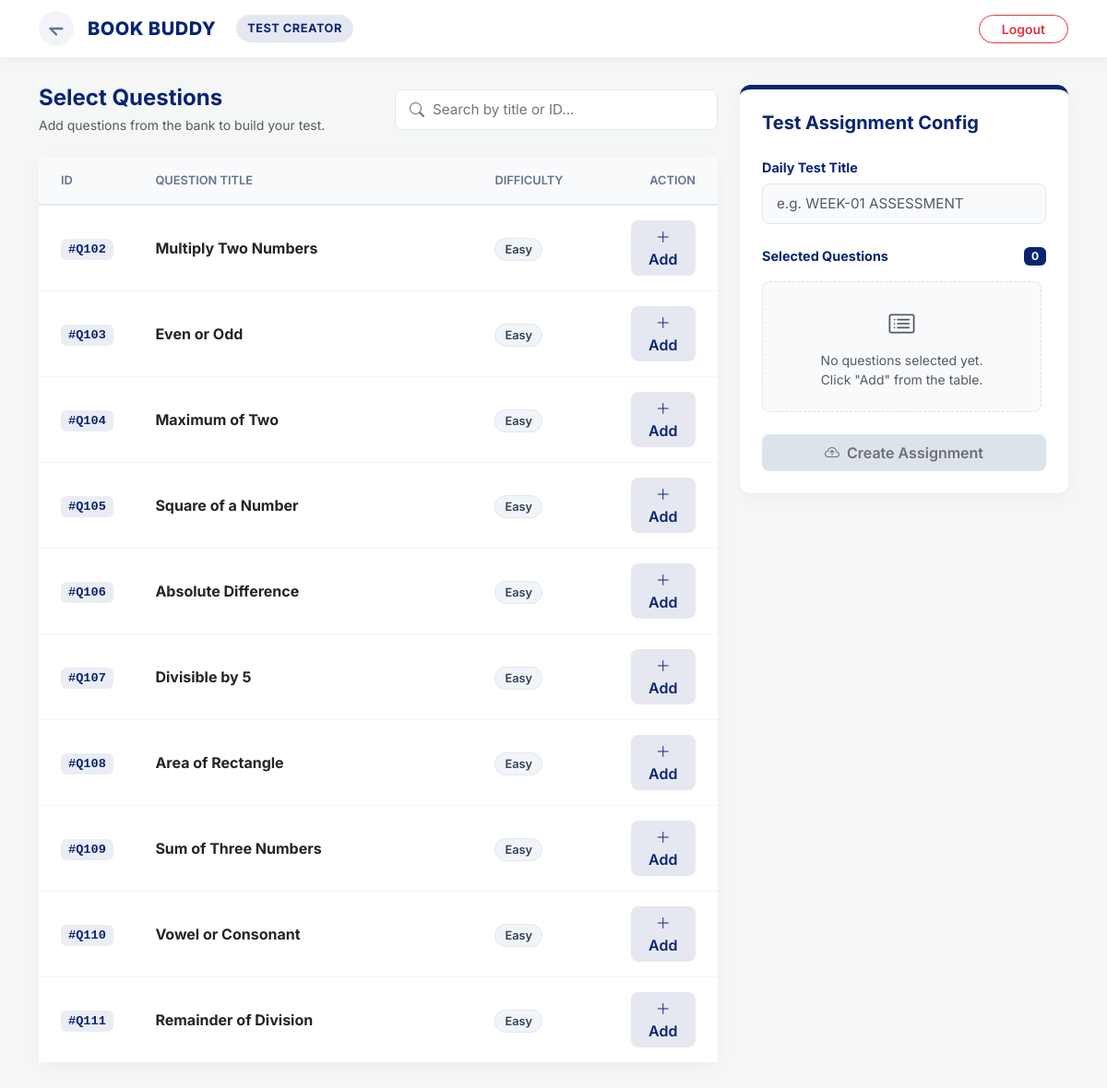
The app's page /create_test with its own data.
### app.py (models this page shows)
class Question(db.Model):
    id = db.Column(db.Integer, primary_key=True)
    question_id = db.Column(db.String(20))
    title = db.Column(db.String(200))
    description = db.Column(db.Text)
    input_format = db.Column(db.Text)
    output_format = db.Column(db.Text)
    constraints = db.Column(db.Text)
    explanation = db.Column(db.Text)
    difficulty = db.Column(db.String(20))
    test_cases = db.relationship('TestCase', backref='question', lazy=True, cascade='all, delete-orphan')

### app.py (the view)
@app.route('/create_test', methods=['GET', 'POST'])
def create_test():
    return render_template('create_test.html', questions=Question.query.all(), tests=Testmaintain.query.all())

### app.py (called while the page is built)
def ist_now():
    return datetime.now(IST_TZ).replace(tzinfo=None)

@app.context_processor
def inject_now():
    return {'now': ist_now()}

### templates/create_test.html (shortened to what this page needs)
<!DOCTYPE html>
<html lang="en">
<head>
    <link href="https://cdn.jsdelivr.net/npm/bootstrap@5.3.0/dist/css/bootstrap.min.css" rel="stylesheet">
    <link rel="stylesheet" href="https://cdn.jsdelivr.net/npm/bootstrap-icons@1.11.1/font/bootstrap-icons.css">
</head>
<body>
    <nav class="navbar sticky-top">
        <div class="container d-flex justify-content-between align-items-center">
            <div class="d-flex align-items-center">
                <a href="/admin" class="back-link" title="Back to Dashboard">
                    <svg width="22" height="22" viewBox="0 0 24 24" fill="none" stroke="currentColor" stroke-width="2.5" stroke-linecap="round" stroke-linejoin="round">
                        <line x1="19" y1="12" x2="5" y2="12"></line>
                        <polyline points="12 19 5 12 5"></polyline>
                    </svg>
                </a>
                <a class="brand-wrapper" href="/admin">
                    <h2 class="brand-name d-none d-sm-block">BOOK BUDDY</h2>
                    <span class="admin-badge d-none d-md-inline-block">TEST CREATOR</span>
                </a>
            </div>
            <div class="ms-auto">
                <a href="/logout" class="btn btn-outline-danger btn-sm px-4 rounded-pill fw-semibold">Logout</a>
            </div>
        </div>
    </nav>
    <main class="container">
        <div class="row g-4">
            <div class="col-lg-8">
                <div class="d-flex flex-column flex-md-row justify-content-between align-items-md-center mb-4 gap-3">
                    <div>
                        <h2 class="h4 mb-1 fw-bold" style="color: var(--brand-navy);">Select Questions</h2>
                        <p class="text-muted small mb-0">Add questions from the bank to build your test.</p>
                    </div>
                    <div class="search-wrapper">
                        <i class="bi bi-search"></i>
                        <input type="text" id="QuestionSearch" placeholder="Search by title or ID..." onkeyup="filterTable()">
                    </div>
                </div>
                <div class="card">
                    <div class="table-responsive">
                        <table id="question_table" class="table align-middle mb-0">
                            <thead>
                                <tr>
                                    <th class="ps-4" style="width: 15%;">ID</th>
                                    <th style="width: 50%;">Question Title</th>
                                    <th style="width: 20%;">Difficulty</th>
                                    <th class="text-end pe-4" style="width: 15%;">Action</th>
                                </tr>
                            </thead>
                            <tbody>
                                {% for q in questions %}
                                <tr>
                                    <td class="ps-4">
                                        <span class="ref-tag">#{{ q.question_id }}</span>
                                    </td>
                                    <td>
                                        <span class="fw-bold text-dark">{{ q.title }}</span>
                                    </td>
                                    <td>
                                        <span class="diff-badge">{{ q.difficulty|default('Easy') }}</span>
                                    </td>
                                    <td class="text-end pe-4">
                                        <button type="button" id="add-btn-{{ q.id }}" class="btn-add" onclick="addToQueue('{{ q.id }}', '{{ q.title|replace('\'', '\\\'') }}', '{{ q.question_id }}')" title="Add to Test">
                                            <i class="bi bi-plus-lg"></i> Add
                                        </button>
                                    </td>
                                </tr>
                                {% endfor %}
                            </tbody>
                        </table>
                    </div>
                </div>
            </div>
            <div class="col-lg-4">
                <div class="sticky-form">
                    <div class="card form-card p-4">
                        <h5 class="mb-4 fw-bold" style="color: var(--brand-navy);">Test Assignment Config</h5>
                        <form action="/add-test" method="POST" id="bulk-form">
                            <div class="mb-4">
                                <label class="form-label fw-bold">Daily Test Title</label>
                                <input type="text" name="test_title" class="form-control" placeholder="e.g. WEEK-01 ASSESSMENT" required>
                            </div>
                            <div class="d-flex justify-content-between align-items-center mb-3">
                                <label class="form-label fw-bold mb-0">Selected Questions</label>
                                <span class="badge" style="background-color: var(--brand-navy);" id="count-badge">0</span>
                            </div>
                            <div id="selected-list" class="mb-4" style="min-height: 100px; max-height: 350px; overflow-y: auto; padding-right: 5px;">
                                <div id="empty-msg" class="text-center py-4 border rounded-3" style="background-color: #f8fafc; border-style: dashed !important;">
                                    <i class="bi bi-card-list fs-3 text-muted mb-2 d-block"></i>
                                    <p class="text-muted small mb-0">No questions selected yet.<br>Click "Add" from the table.</p>
                                </div>
                            </div>
                            <button type="button" class="btn btn-custom-crimson w-100 py-2 fs-6" id="submit-btn" disabled onclick="confirmSubmission()">
                                <i class="bi bi-cloud-arrow-up me-2"></i>Create Assignment
                            </button>
                        </form>
                    </div>
                </div>
            </div>
        </div>
    </main>
</body>
</html>

### templates/create_test.html (style rules this page uses)
:root { --brand-navy: #0A2472; --brand-crimson: #740f28; --brand-white: #ffffff; --bg-light: #f4f7f6; --text-main: #334155; --text-muted: #64748b; --border-color: #e2e8f0; }
body { font-family: 'Inter', sans-serif; background-color: var(--bg-light); color: var(--text-main); padding-bottom: 50px; }
.navbar { background-color: var(--brand-white); box-shadow: 0 2px 10px rgba(0, 0, 0, 0.05); padding: 12px 0; margin-bottom: 30px; }
.brand-wrapper { display: flex; align-items: center; gap: 12px; text-decoration: none; }
.brand-name { margin: 0; font-size: 1.25rem; font-weight: 800; color: var(--brand-navy); letter-spacing: 0.5px; }
.admin-badge { background-color: rgba(10, 36, 114, 0.1); color: var(--brand-navy); font-weight: 700; padding: 5px 12px; border-radius: 20px; font-size: 0.8rem; letter-spacing: 0.5px; margin-left: 10px; }
.back-link { color: var(--text-muted); transition: all 0.2s; display: flex; align-items: center; justify-content: center; padding: 8px; border-radius: 50%; background-color: #f1f5f9; text-decoration: none; margin-right: 15px; }
.sticky-form { position: sticky; top: 90px; }
.card { border: none; border-radius: 12px; box-shadow: 0 5px 20px rgba(0, 0, 0, 0.04); background-color: var(--brand-white); }
.form-card { border-top: 5px solid var(--brand-navy); }
.search-wrapper { position: relative; width: 100%; max-width: 350px; }
.search-wrapper i { position: absolute; left: 16px; top: 50%; transform: translateY(-50%); color: var(--text-muted); }
.search-wrapper input { width: 100%; padding: 10px 16px 10px 40px; border-radius: 8px; border: 1px solid var(--border-color); font-size: 0.95rem; transition: all 0.2s; }
.table th { background-color: #f8fafc; color: var(--text-muted); font-weight: 600; text-transform: uppercase; font-size: 0.8rem; padding: 16px; border-bottom: 2px solid var(--border-color); }
.table td { padding: 16px; vertical-align: middle; border-bottom: 1px solid #f1f5f9; }
.ref-tag { background-color: rgba(10, 36, 114, 0.08); color: var(--brand-navy); font-family: Consolas, monospace; padding: 4px 8px; border-radius: 6px; font-weight: 600; font-size: 0.85rem; }
.diff-badge { background-color: #f1f5f9; color: var(--text-main); padding: 4px 10px; border-radius: 20px; font-size: 0.8rem; font-weight: 600; border: 1px solid var(--border-color); }
.btn-add { background-color: rgba(10, 36, 114, 0.1); color: var(--brand-navy); border: none; border-radius: 8px; padding: 6px 12px; font-weight: 600; transition: all 0.2s; }
.form-label { color: var(--brand-navy); font-size: 0.9rem; margin-bottom: 6px; }
.form-control { border: 1px solid var(--border-color); border-radius: 8px; padding: 10px 15px; font-size: 0.95rem; background-color: #f8fafc; transition: all 0.2s; }
.btn-custom-crimson { background-color: var(--brand-crimson); color: var(--brand-white); border: none; font-weight: 600; transition: all 0.3s; border-radius: 8px; }
.btn-custom-crimson:disabled { background-color: #cbd5e1; cursor: not-allowed; }

### records on screen
Question: question_id "Q102", title "Multiply Two Numbers", difficulty "Easy"
Question: question_id "Q103", title "Even or Odd", difficulty "Easy"
Question: question_id "Q104", title "Maximum of Two", difficulty "Easy"
Question: question_id "Q105", title "Square of a Number", difficulty "Easy"
Question: question_id "Q106", title "Absolute Difference", difficulty "Easy"
Question: question_id "Q107", title "Divisible by 5", difficulty "Easy"
Question: question_id "Q108", title "Area of Rectangle", difficulty "Easy"
Question: question_id "Q109", title "Sum of Three Numbers", difficulty "Easy"
Question: question_id "Q110", title "Vowel or Consonant", difficulty "Easy"
Question: question_id "Q111", title "Remainder of Division", difficulty "Easy"
